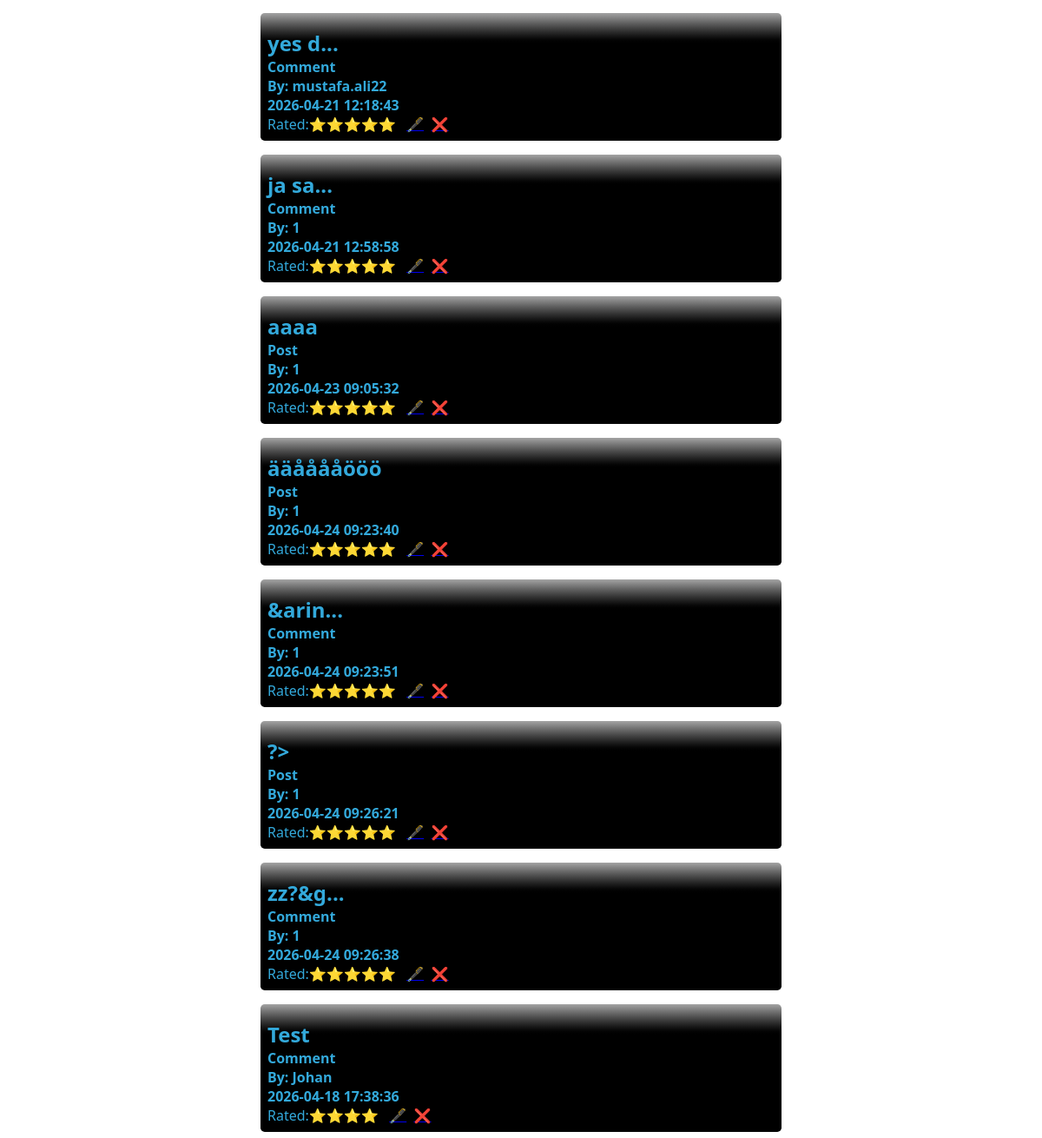
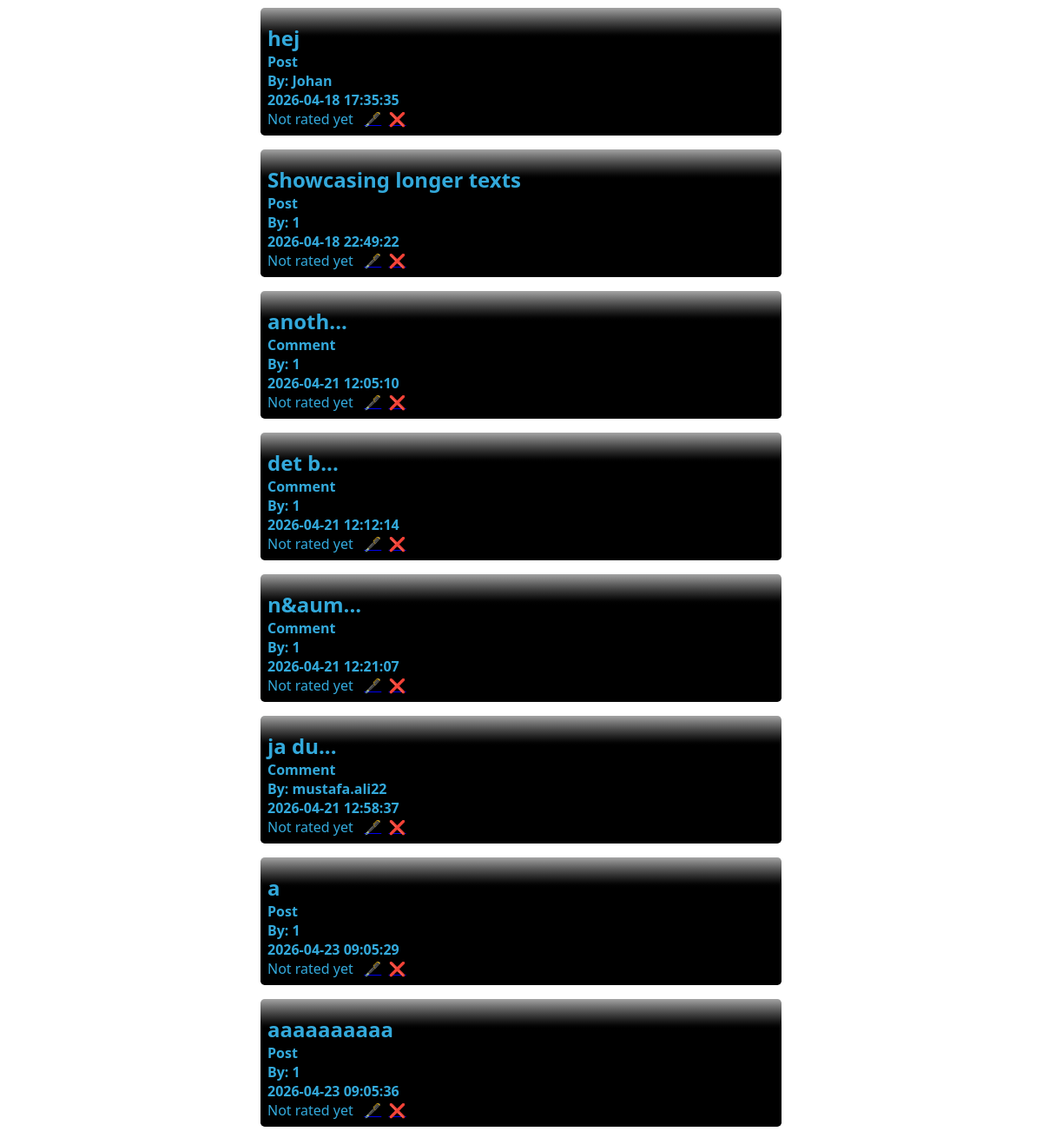
/postadmin.php (signed in, middle part), run on an earlier commit of the app's database (2 pictures, top to bottom).
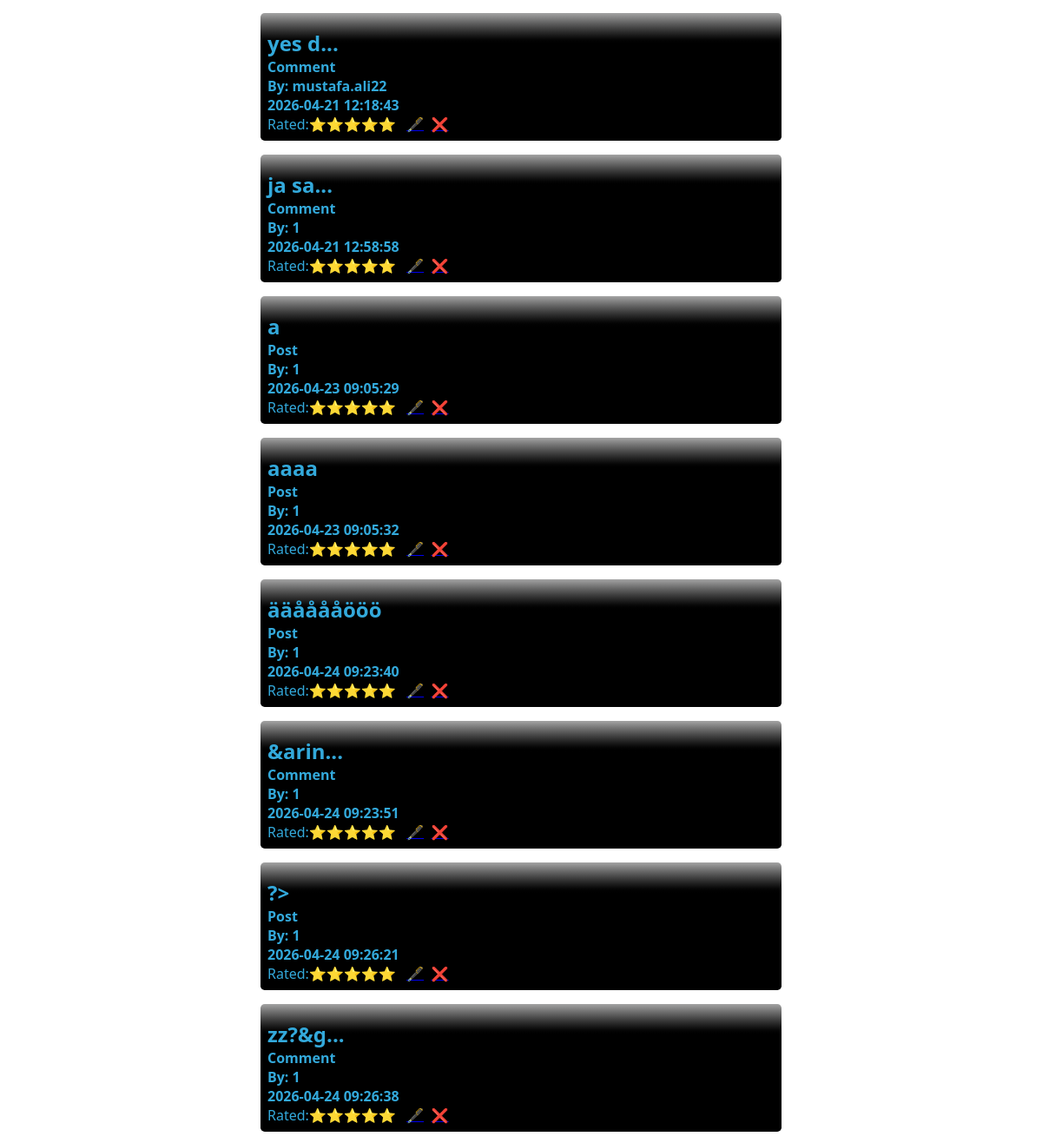
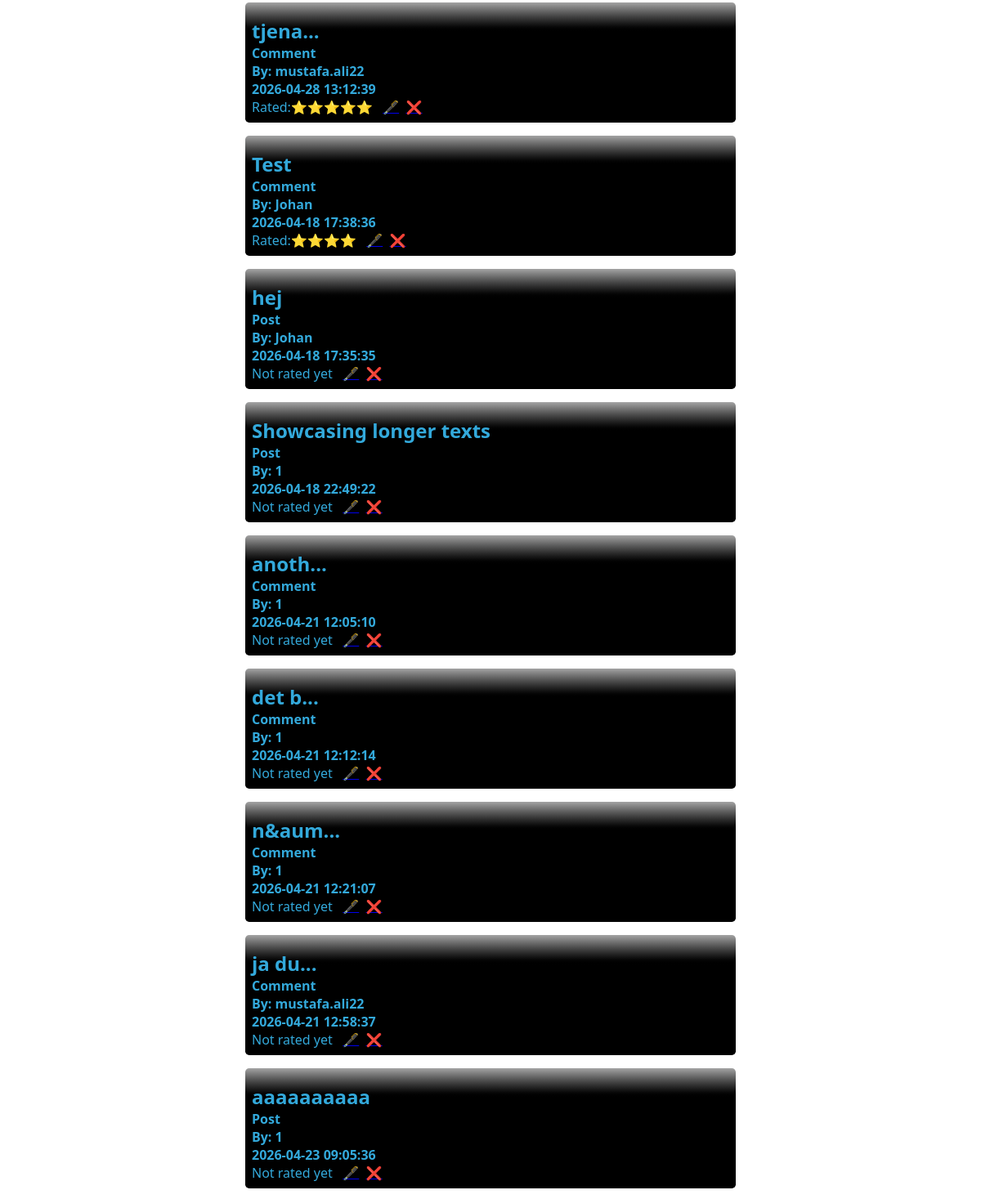
And on a later commit of the database (2 pictures, top to bottom).
### tables this page shows
CREATE TABLE `tbl_posts` (
  `id` int(11) NOT NULL,
  `created` timestamp NOT NULL DEFAULT current_timestamp(),
  `parentid` int(11) NOT NULL,
  `parenttype` varchar(255) NOT NULL,
  `rating` int(11) NOT NULL,
  `text` text NOT NULL,
  `topic` varchar(255) NOT NULL,
  `userid` int(11) NOT NULL,
  `postimageid` int(11) DEFAULT NULL
);

CREATE TABLE `tbl_user` (
  `id` int(11) NOT NULL,
  `created` timestamp NOT NULL DEFAULT current_timestamp(),
  `lastlogin` timestamp NOT NULL DEFAULT current_timestamp(),
  `mail` varchar(255) NOT NULL,
  `password` varchar(255) NOT NULL,
  `realname` varchar(255) NOT NULL,
  `userlevel` int(11) NOT NULL DEFAULT 10,
  `username` varchar(255) NOT NULL,
  `profileimageid` int(11) DEFAULT NULL
);

### asset.php (called while the page is built, shortened)
<?php
$db_host="localhost";
$db_user="root";
$db_pass="";
$db_name="chatforum";
$conn=mysqli_connect($db_host, $db_user, $db_pass, $db_name);
function showRating($revid){
    global $conn;
    if (mysqli_num_rows(mysqli_query($conn, "SELECT * FROM tbl_reviews WHERE revid='$revid' LIMIT 1")) > 0) {
        $sql="SELECT AVG(score) as rating FROM tbl_reviews WHERE revid='$revid'";
        $result=mysqli_query($conn, $sql);
        $row=mysqli_fetch_assoc($result);
        $rating=$row['rating'];
        $sql="UPDATE tbl_posts SET rating=$rating WHERE id=$revid";
        $number=intval(round($row['rating']));
        $retStr="";
        for($vdo=0;$vdo<$number;$vdo++){
            $retStr.="⭐";
        }
        return $retStr;
    } else {
        return false;
    }
}
function getUsername2($uid){
    global $conn;
    $sql="SELECT username FROM tbl_user WHERE id=$uid";
    $result=mysqli_query($conn, $sql);
    $row=mysqli_fetch_assoc($result);
    if(mysqli_num_rows($result)>0){
        return $row['username'];
    }else{
        return "Guest";
    }
}
function truncateText($text, $limit = 100) {
    if (strlen($text) <= $limit) {
        return $text;
    }
    $truncated = substr($text, 0, $limit);
    return $truncated . '...';
}
?>

### postadmin.php (the view, shortened to what this page needs)
<!DOCTYPE html>
<?php require_once("asset.php"); ?>
<html lang="en">
<head>
    <link rel="stylesheet" href="style.css">
</head>
<body>
    <?php require_once("_nav.php"); ?>
    <main>
        <?php  if(isset($_GET['edit'])): ?>
            <?php
                $id=intval($_GET['edit']);
                $link=isset($_GET['thelink']) ? urldecode($_GET['thelink']) : 'postadmin.php';
                $sql="SELECT * FROM tbl_posts WHERE id=$id";
                $result=mysqli_query($conn, $sql);
                $row=mysqli_fetch_assoc($result);
                $parid=$row['parentid'];
            ?>
        <form action="postadmin.php" method="POST">
            <input type="hidden" name="id" value="<?=$id?>">
            <input type="hidden" name="thelink" value="<?=$link?>">
            <div class="user_data"> Post id: <?=$id?>
            <?php if($parid==0){?>
            <br> Topic: <?=$row['topic']?>
            <?php } ?>
            <br> Text: <?=$row['text']?><br> Rated: <?= $row['rating']?></div>
            <?php if($parid==0){?>
            <label for="topic">Topic:</label>
            <input type="text" name="topic" id="topic" value="<?=$row['topic']?>">
            <?php } ?>
            <label for="text">Text:</label>
            <input type="text" name="text" id="text" value="<?=$row['text']?>">
            <input type="submit" name="btn_edit" value="Update Post" class="registrbttn">
        </form>
        <?php else: ?>
 <?php
    $sql="SELECT * FROM tbl_posts ORDER BY rating DESC";
    $result=mysqli_query($conn, $sql);
?>
<?php while($row=mysqli_fetch_assoc($result)): ?>
<details>
    <summary>
        <div>
            <?php if($row['parentid']==0){?>
            <h2 class="headtopic"><?=$row['topic']?> &nbsp;&nbsp;<span></span></h2>
            <h4>Post &nbsp;&nbsp;<span></span></h4>
            <h4>By: <?=getusername2($row['userid'])?> &nbsp;&nbsp;<span></span></h4>
            <h4><?=$row['created']?></h4>
            <?php }else{ ?>
                <h2 class="headtopic"><?=truncateText($row['text'],5)?> &nbsp;&nbsp;<span></span></h2>
                <h4>Comment &nbsp;&nbsp;<span></span></h4>
                <h4>By: <?=getusername2($row['userid'])?> &nbsp;&nbsp;<span></span></h4>
                <h4><?=$row['created']?></h4>
            <?php } ?>
        </div>
            <?php if (showRating($row['id']) !== false) {
                $rating2 = "Rated:" . showRating($row['id']);
            }else {
                $rating2 = "Not rated yet";
             } ?>
            <div> <?=$rating2?> &nbsp;&nbsp;<a href="postadmin.php?edit=<?=$row['id']?>">🖋️</a>&nbsp;&nbsp;<a href="postadmin.php?del=<?=$row['id']?>">❌</a></div>
    </summary>
</details>
<?php endwhile; ?>
            <?php endif; ?>
    </main>
</body>
</html>

What changed in the data, as far as the page shows it:
changed tbl_posts (number 3 of 17 on the later page): rating2 "Not rated yet" → "Rated:⭐⭐⭐⭐⭐"; moves up the list
added tbl_posts: text "tjena...", userid.username "mustafa.ali22", created "2026-04-28 13:12:39", rating2 "Rated:⭐⭐⭐⭐⭐"
